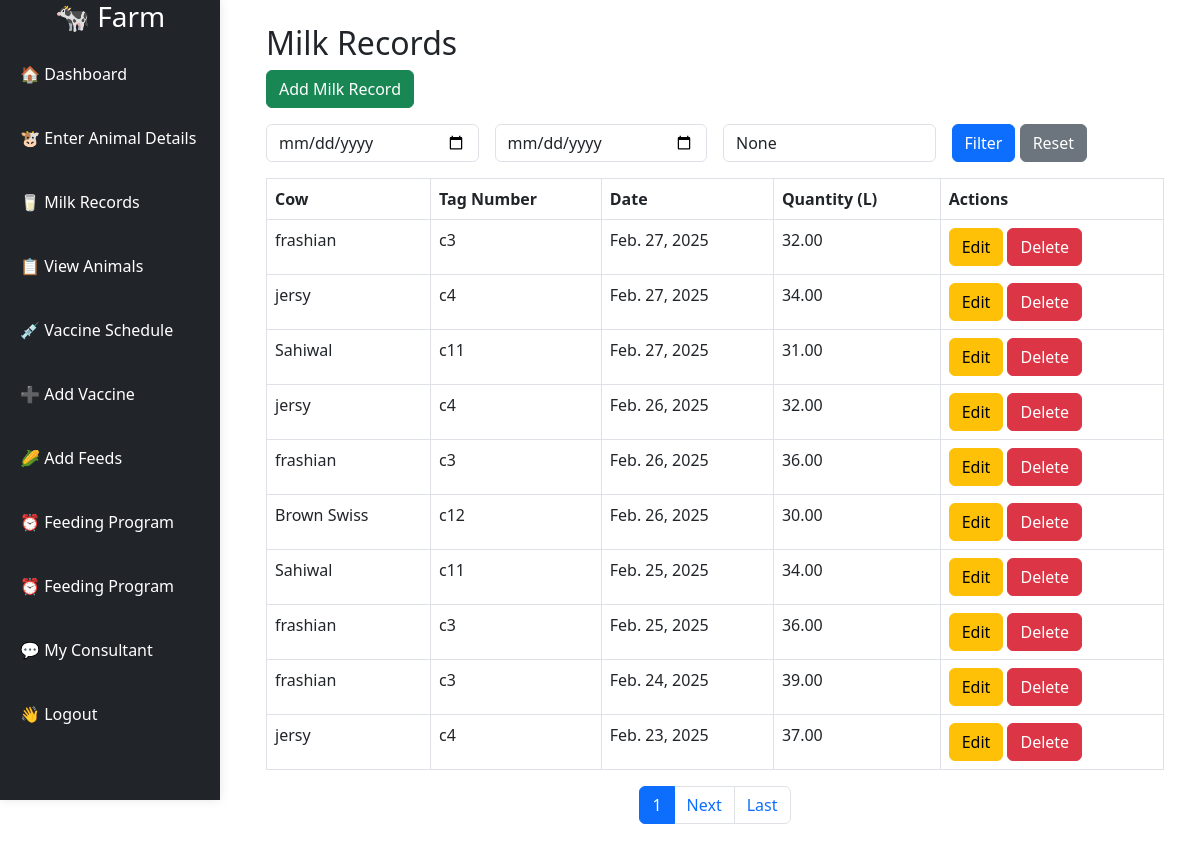
/animals/milk/list/, run on an earlier commit of the app's database.
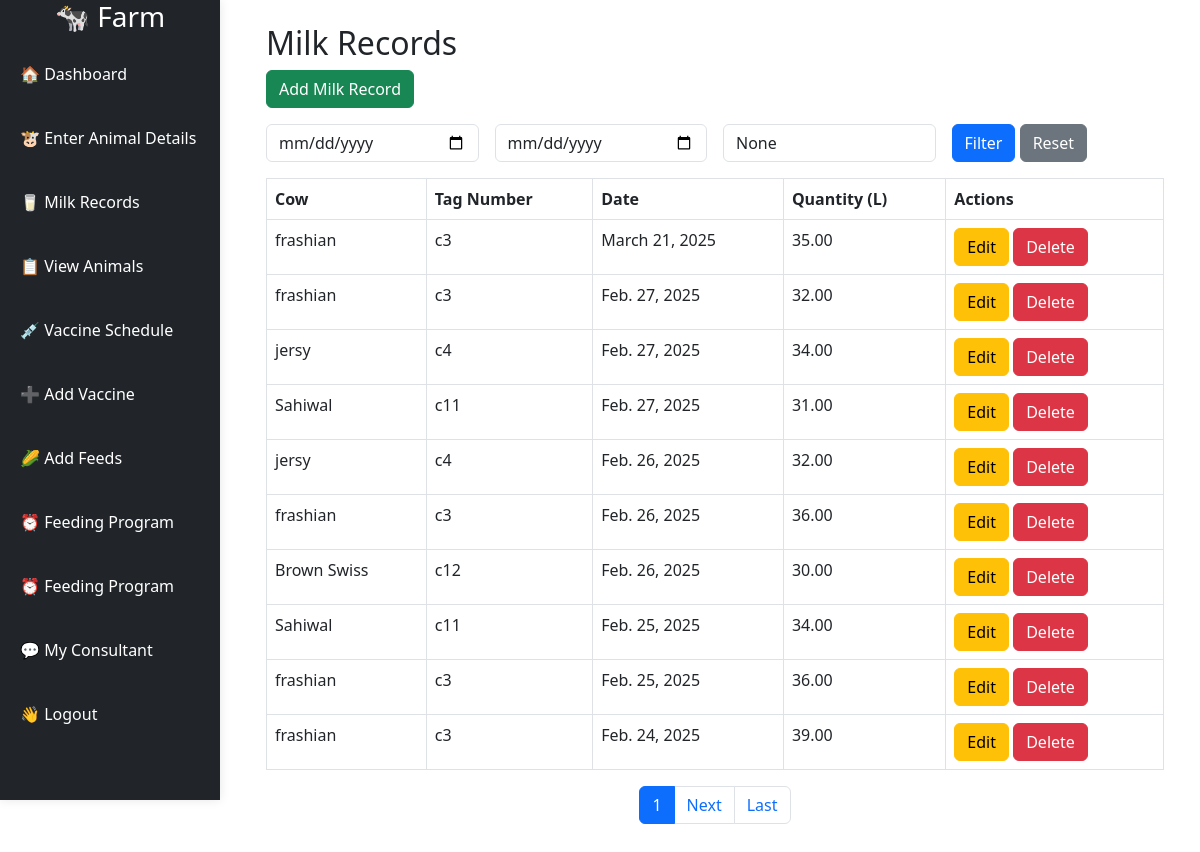
And on a later commit of the database.
### animals/models.py (models this page shows, shortened)
class MilkRecord(models.Model):
    cow = models.ForeignKey(Animal, on_delete=models.CASCADE, limit_choices_to={'category': 'milking_cow'})
    date = models.DateField(auto_now_add=True)
    quantity = models.DecimalField(max_digits=5, decimal_places=2, help_text="Liters of milk produced")

class Animal(models.Model):
    ANIMAL_TYPES = [
        ('calf', 'Calf'),
        ('milking_cow', 'Milking Cow'),
        ('bull', 'Bull'),
    ]
    GENDER_CHOICES = [
        ('male', 'Male'),
        ('female', 'Female'),
    ]
    tag_number = models.CharField(max_length=20, unique=True)
    name = models.CharField(max_length=100)
    birth_date = models.DateField()
    gender = models.CharField(max_length=10, choices=GENDER_CHOICES)
    category = models.CharField(max_length=20, choices=ANIMAL_TYPES, blank=True)
    health_status = models.TextField(blank=True, null=True)

### animals/views.py (the view)
# urls.py: path('milk/list/', milk_record_list, name='milk_record_list'),
def milk_record_list(request):
    records = MilkRecord.objects.all().order_by('-date')
    start_date = request.GET.get('start_date')
    end_date = request.GET.get('end_date')
    if start_date and end_date:
        records = records.filter(date__range=[start_date, end_date])
    search_query = request.GET.get('search')
    if search_query:
        records = records.filter(cow__tag_number__icontains=search_query)
    paginator = Paginator(records, 10)
    page_number = request.GET.get('page')
    milk_records = paginator.get_page(page_number)
    return render(request, 'milk/milk_record_list.html', {
        'milk_records': milk_records,
        'start_date': start_date,
        'end_date': end_date,
        'search_query': search_query
    })

### templates/milk/milk_record_list.html (shortened to what this page needs)
{% extends 'base.html' %}
{% block content %}
<div class="container">
    <h2>Milk Records</h2>
    <a href="{% url 'add_milk_record' %}" class="btn btn-success mb-3">Add Milk Record</a>
    <form method="GET" class="row g-3 mb-3">
        <div class="col-md-3">
            <input type="date" name="start_date" value="{{ start_date }}" class="form-control" placeholder="Start Date">
        </div>
        <div class="col-md-3">
            <input type="date" name="end_date" value="{{ end_date }}" class="form-control" placeholder="End Date">
        </div>
        <div class="col-md-3">
            <input type="text" name="search" value="{{ search_query }}" class="form-control" placeholder="Search by Tag Number">
        </div>
        <div class="col-md-3">
            <button type="submit" class="btn btn-primary">Filter</button>
            <a href="{% url 'milk_record_list' %}" class="btn btn-secondary">Reset</a>
        </div>
    </form>
    <table class="table table-bordered">
        <thead>
            <tr>
                <th>Cow</th>
                <th>Tag Number</th>
                <th>Date</th>
                <th>Quantity (L)</th>
                <th>Actions</th>
            </tr>
        </thead>
        <tbody>
            {% for record in milk_records %}
            <tr>
                <td>{{ record.cow.name }}</td>
                <td>{{ record.cow.tag_number }}</td>
                <td>{{ record.date }}</td>
                <td>{{ record.quantity }}</td>
                <td>
                    <a href="{% url 'edit_milk_record' record.id %}" class="btn btn-warning">Edit</a>
                    <a href="{% url 'delete_milk_record' record.id %}" class="btn btn-danger">Delete</a>
                </td>
            </tr>
            {% empty %}
            <tr>
                <td colspan="5" class="text-center">No records found.</td>
            </tr>
            {% endfor %}
        </tbody>
    </table>
    <nav>
        <ul class="pagination justify-content-center">
            <li class="page-item active"><span class="page-link">{{ milk_records.number }}</span></li>
            {% if milk_records.has_next %}
                <li class="page-item"><a class="page-link" href="?page={{ milk_records.next_page_number }}">Next</a></li>
                <li class="page-item"><a class="page-link" href="?page={{ milk_records.paginator.num_pages }}">Last</a></li>
            {% endif %}
        </ul>
    </nav>
</div>
{% endblock %}

### templates/base.html (shortened to what this page needs)
<!DOCTYPE html>
<html lang="en">
<head>
    {% load static %}
    <link rel="stylesheet" href="https://cdn.jsdelivr.net/npm/bootstrap@5.3.2/dist/css/bootstrap.min.css">
    <link rel="stylesheet" href="{% static 'css/style.css' %}">
    <link rel="stylesheet" href="https://cdn.jsdelivr.net/npm/bootstrap@5.3.0/dist/css/bootstrap.min.css">
    <link rel="stylesheet" href="/static/css/dashboard.css">
</head>
<body>
    <div class="d-flex" id="wrapper">
        <nav id="sidebar" class="bg-dark text-white p-0.5">
            <h3 class="text-center">🐄 Farm</h3>
            <ul class="nav flex-column">
                <li class="nav-item">
                    <a href="{% url 'dashboard' %}" class="nav-link text-white">🏠 Dashboard</a>
                </li>
                <li class="nav-item">
                    <a href="{% url 'add_animal' %}" class="nav-link text-white">🐮 Enter Animal Details</a>
                </li>
                <li class="nav-item">
                    <a href="{% url 'milk_record_list' %}" class="nav-link text-white">🥛 Milk Records</a>
                </li>
                <li class="nav-item">
                    <a href="{% url 'animal_list' %}" class="nav-link text-white">📋 View Animals</a>
                </li>
                <li class="nav-item">
                    <a href="{% url 'immunization_list' %}" class="nav-link text-white">💉 Vaccine Schedule</a>
                </li>
                <li class="nav-item">
                    <a href="{%  url 'add_immunization' %}" class="nav-link text-white">➕ Add Vaccine</a>
                </li>
                <li class="nav-item">
                    <a href="{% url 'add_feed' %}" class="nav-link text-white"> 🌽 Add Feeds</a>
                </li>
                <li class="nav-item">
                    <a href="{% url 'feed_list' %}" class="nav-link text-white">⏰ Feeding Program</a>
                </li>
                <li class="nav-item">
                    <a href="{% url 'feed_list' %}" class="nav-link text-white">⏰ Feeding Program</a>
                </li>
                <li class="nav-item">
                    <a class="nav-link text-white" href="{% url 'chatbot' %}">💬 My Consultant</a>
                </li>
                <li class="nav-item">
                    <a href="{% url 'logout' %}" class="nav-link text-white">👋 Logout</a>
                </li>
            </ul>
        </nav>
        <div id="content" class="container-fluid p-4">
            {% block content %}
            {% endblock %}
        </div>
    </div>
</body>
</html>

### static/css/style.css (style rules this page uses)
#sidebar { width: 60px; transition: width 0.3s ease-in-out; overflow: hidden; position: fixed; height: 100vh; }
#wrapper.expanded #sidebar { width: 220px; }
#wrapper { display: flex; }
#wrapper #content { margin-left: 10px; transition: margin-left 0.1s ease-in-out; width: 100%; }
#wrapper.expanded #content { margin-left: 220px; }
#sidebar { width: 60px; transition: width 0.3s ease-in-out; overflow: hidden; position: fixed; height: 100vh; background: #343a40; color: white; }
#wrapper { display: flex; transition: margin-left 0.1s ease-in-out; }
#wrapper #content { margin-left: 70px; width: 100%; }
#wrapper.expanded #content { margin-left: 230px; }

### static/css/dashboard.css (style rules this page uses)
#sidebar { width: 70px; height: 100vh; background-color: #2c3e50; color: white; position: fixed; transition: width 0.3s; overflow: hidden; overflow-y: auto; max-height: 150vh; z-index: 1; top: 0; left: 0; box-shadow: 0 0 10px rgba(0, 0, 0, 0.1); }
#sidebar .nav-item { padding: 10px; }
#sidebar .nav-link { color: white; padding: 10px; transition: background 0.3s, padding-left 0.3s; display: block; border-radius: 5px; }

What changed in the data, as far as the page shows it:
no longer on this page (row unchanged): MilkRecord: cow.name "jersy", cow.tag_number "c4", date "Feb. 23, 2025", quantity "37.00"
added MilkRecord: cow.name "frashian", cow.tag_number "c3", date "March 21, 2025", quantity "35.00"
